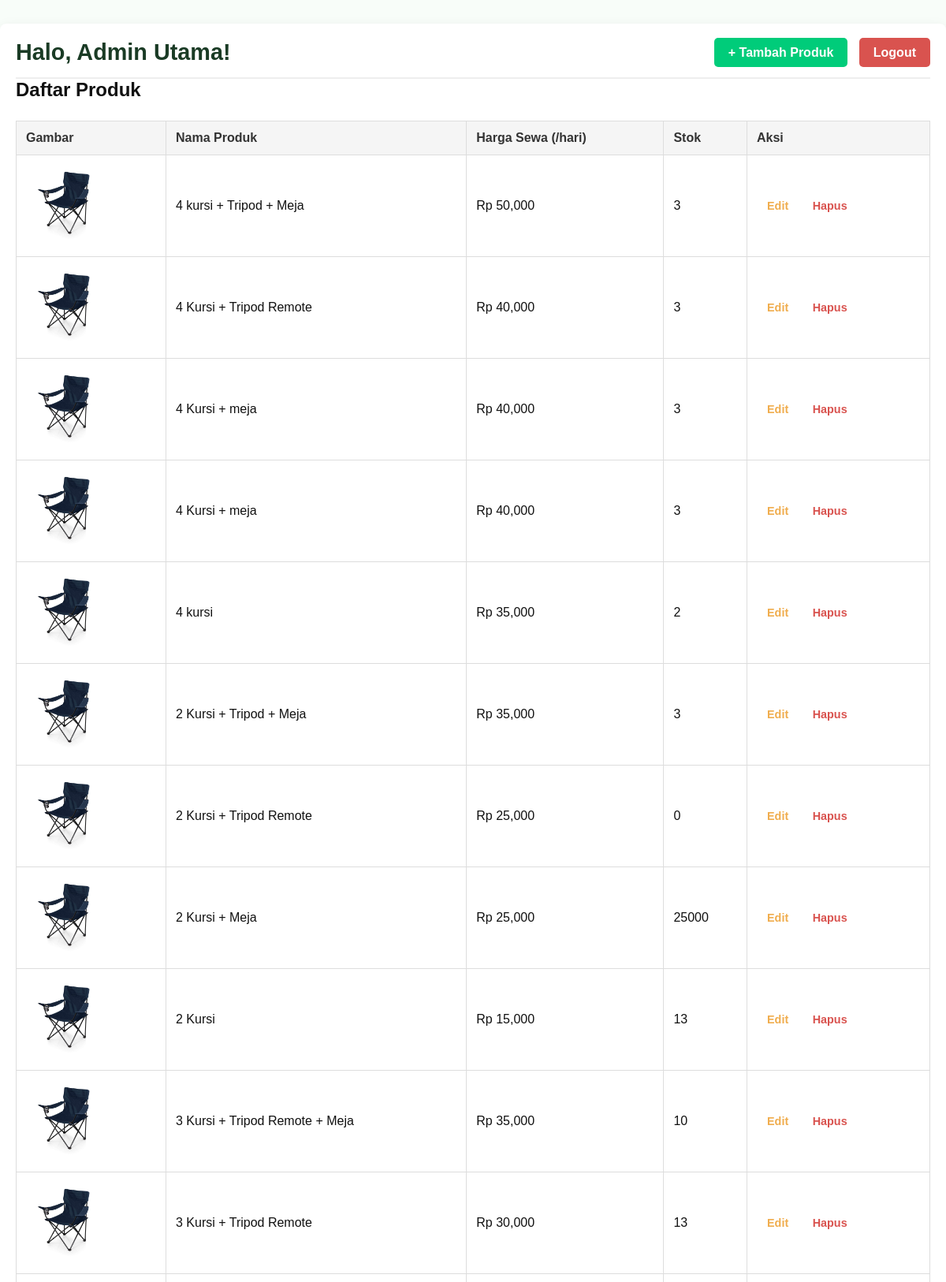
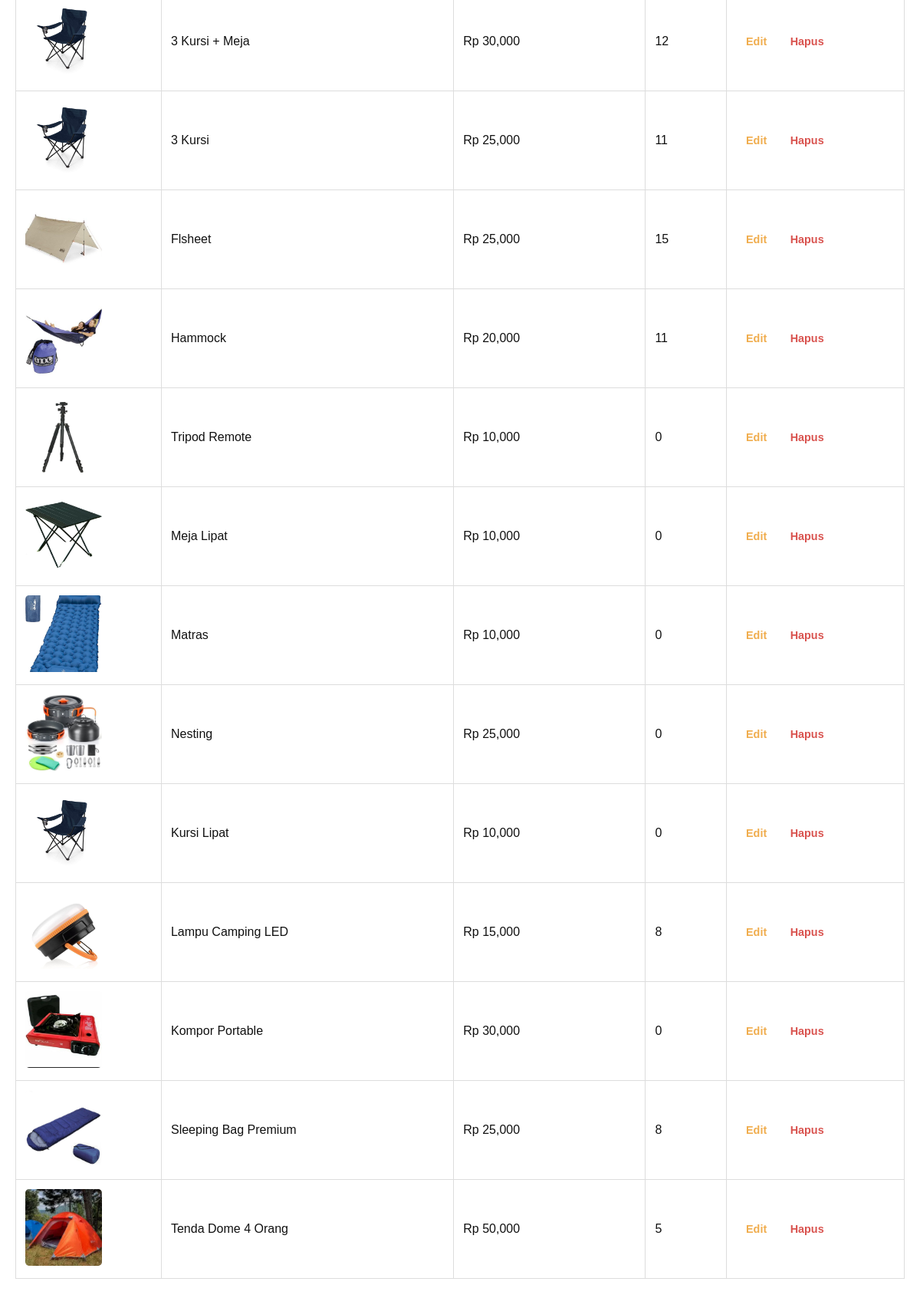
The app's page /dashboard.php (signed in, upper part) with its own data (2 pictures, top to bottom).
### tables this page shows
CREATE TABLE `products` (
  `id` int(11) NOT NULL,
  `name` varchar(100) NOT NULL,
  `description` text NOT NULL,
  `price` decimal(10,2) NOT NULL,
  `image_url` text DEFAULT NULL,
  `category` varchar(50) DEFAULT NULL,
  `stock` int(11) DEFAULT 0,
  `group_id` int(11) DEFAULT NULL,
  `created_at` datetime DEFAULT current_timestamp(),
  `updated_at` datetime DEFAULT current_timestamp() ON UPDATE current_timestamp()
);

### dashboard.php (the view, shortened to what this page needs)
<?php
include 'koneksi.php';
$query_produk = "SELECT * FROM products ORDER BY id DESC";
$result_produk = mysqli_query($koneksi, $query_produk);
?>
<!DOCTYPE html>
<html lang="id">
<head>
    <link rel="stylesheet" href="styles.css">
</head>
<body>
    <div class="admin-container">
        <div class="admin-header">
            <h1>Halo, <?php echo htmlspecialchars($_SESSION['admin_fullname']); ?>!</h1>
            <div>
                <a href="tambah.php" class="btn-tambah">+ Tambah Produk</a>
                <a href="logout.php" class="btn-logout">Logout</a>
            </div>
        </div>
        <h2>Daftar Produk</h2>
        <table>
            <thead> <tr> <th>Gambar</th> <th>Nama Produk</th> <th>Harga Sewa (/hari)</th> <th>Stok</th> <th>Aksi</th> </tr> </thead>
            <tbody>
                <?php while ($produk = mysqli_fetch_assoc($result_produk)): ?>
                <tr>
                    <td><img src="images/<?php echo htmlspecialchars($produk['image_url']); ?>" alt="<?php echo htmlspecialchars($produk['name']); ?>"></td>
                    <td><?php echo htmlspecialchars($produk['name']); ?></td>
                    <td>Rp <?php echo number_format($produk['price']); ?></td>
                    <td><?php echo htmlspecialchars($produk['stock']); ?></td>
                    <td class="action-links">
                        <a href="edit.php?id=<?php echo $produk['id']; ?>" class="link-edit">Edit</a>
                        <a href="hapus.php?id=<?php echo $produk['id']; ?>" class="link-hapus" onclick="return confirm('Apakah Anda yakin ingin menghapus produk ini?');">Hapus</a>
                    </td>
                </tr>
                <?php endwhile; ?>
            </tbody>
        </table>
    </div>
</body>
</html>

### styles.css (style rules this page uses)
* { margin: 0; padding: 0; box-sizing: border-box; font-family: "Poppins", sans-serif; }
html, body { scroll-behavior: smooth; background: #f8fdf9; color: #111; }

### dashboard.php (style rules this page uses)
body { background: #f8fdf9; font-family: 'Poppins', sans-serif; }
.admin-container { max-width: 1200px; margin: 30px auto; padding: 20px; background: #fff; border-radius: 8px; box-shadow: 0 4px 15px rgba(0,0,0,0.08); }
.admin-header { display: flex; justify-content: space-between; align-items: center; border-bottom: 2px solid #eee; padding-bottom: 15px; }
.admin-header h1 { font-size: 1.8rem; color: #1a3b25; margin: 0; }
.admin-header a { text-decoration: none; padding: 10px 18px; border-radius: 5px; font-weight: 600; transition: 0.3s; }
.btn-tambah { background: #00cc7a; color: white; }
.btn-logout { background: #d9534f; color: white; margin-left: 10px; }
table { width: 100%; border-collapse: collapse; margin-top: 25px; }
th, td { border: 1px solid #ddd; padding: 12px; text-align: left; vertical-align: middle; }
th { background: #f5f5f5; color: #333; }
td img { width: 100px; height: 100px; object-fit: cover; border-radius: 5px; }
.action-links a, .action-links button { margin: 5px; text-decoration: none; font-weight: 600; font-size: 0.9rem; padding: 5px 8px; border-radius: 4px; cursor: pointer; border: none; display: inline-block; }
.link-edit { color: #f0ad4e; }
.link-hapus { color: #d9534f; }

### records on screen
products: image_url (picture), name "4 kursi + Tripod + Meja", price "50,000", stock "3"
products: image_url (picture), name "4 Kursi + Tripod Remote", price "40,000", stock "3"
products: image_url (picture), name "4 Kursi + meja", price "40,000", stock "3"
products: image_url (picture), name "4 Kursi + meja", price "40,000", stock "3"
products: image_url (picture), name "4 kursi", price "35,000", stock "2"
products: image_url (picture), name "2 Kursi + Tripod + Meja", price "35,000", stock "3"
products: image_url (picture), name "2 Kursi + Tripod Remote", price "25,000", stock "0"
products: image_url (picture), name "2 Kursi + Meja", price "25,000", stock "25000"
products: image_url (picture), name "2 Kursi", price "15,000", stock "13"
products: image_url (picture), name "3 Kursi + Tripod Remote + Meja", price "35,000", stock "10"
products: image_url (picture), name "3 Kursi + Tripod Remote", price "30,000", stock "13"
products: image_url (picture), name "3 Kursi + Meja", price "30,000", stock "12"
products: image_url (picture), name "3 Kursi", price "25,000", stock "11"
products: image_url (picture), name "Flsheet", price "25,000", stock "15"
products: image_url (picture), name "Hammock", price "20,000", stock "11"
products: image_url (picture), name "Tripod Remote", price "10,000", stock "0"
products: image_url+name (picture), name "Meja Lipat", price "10,000", stock "0"
products: image_url+name (picture), name "Matras", price "10,000", stock "0"
products: image_url+name (picture), name "Nesting", price "25,000", stock "0"
products: image_url+name (picture), name "Kursi Lipat", price "10,000", stock "0"
products: image_url (picture), name "Lampu Camping LED", price "15,000", stock "8"
products: image_url (picture), name "Kompor Portable", price "30,000", stock "0"
products: image_url (picture), name "Sleeping Bag Premium", price "25,000", stock "8"
products: image_url (picture), name "Tenda Dome 4 Orang", price "50,000", stock "5"

### other values on screen
$_SESSION['admin_fullname'] "Admin Utama"
